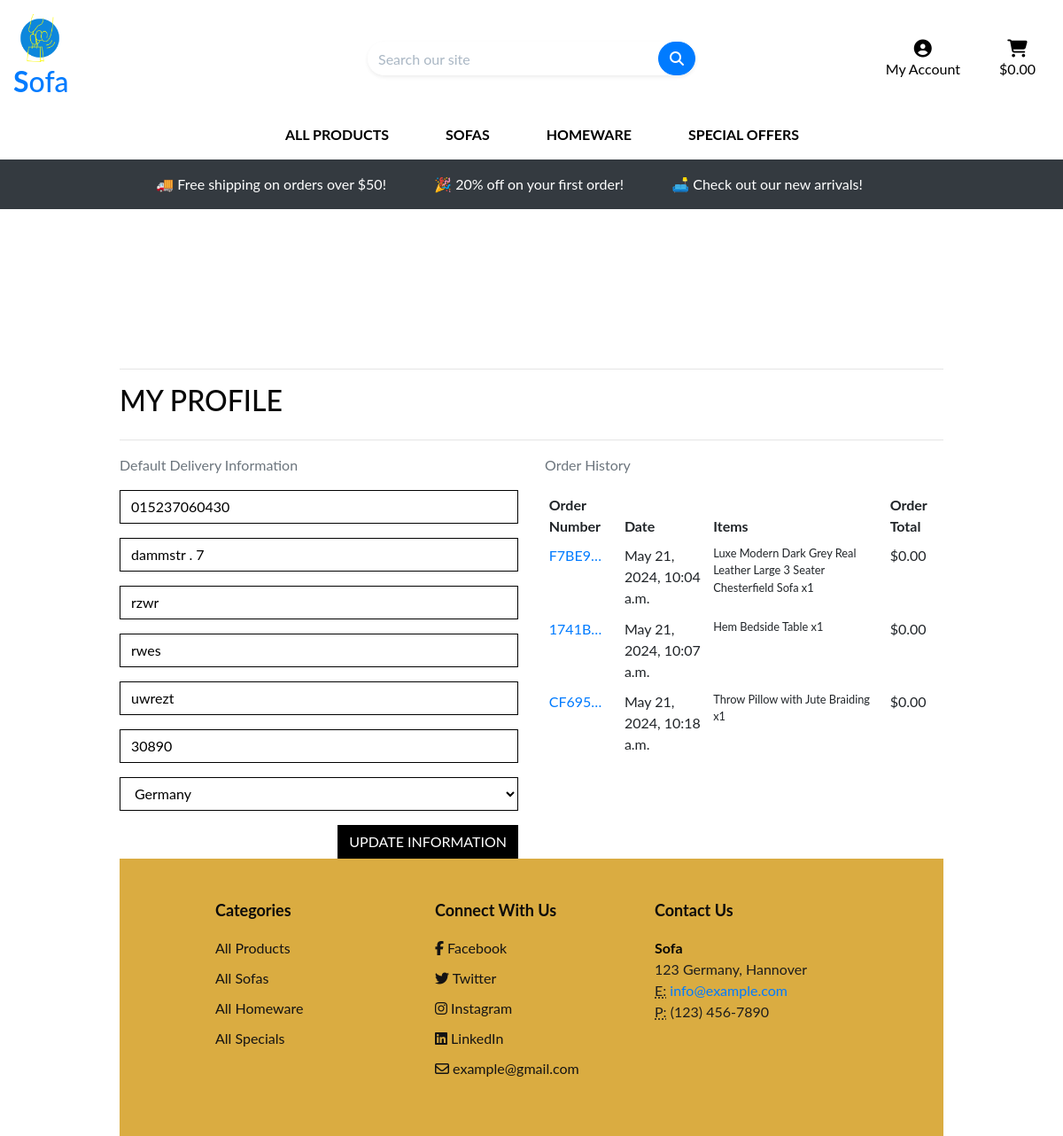
Page /profile/ (signed in) on the earlier database version.
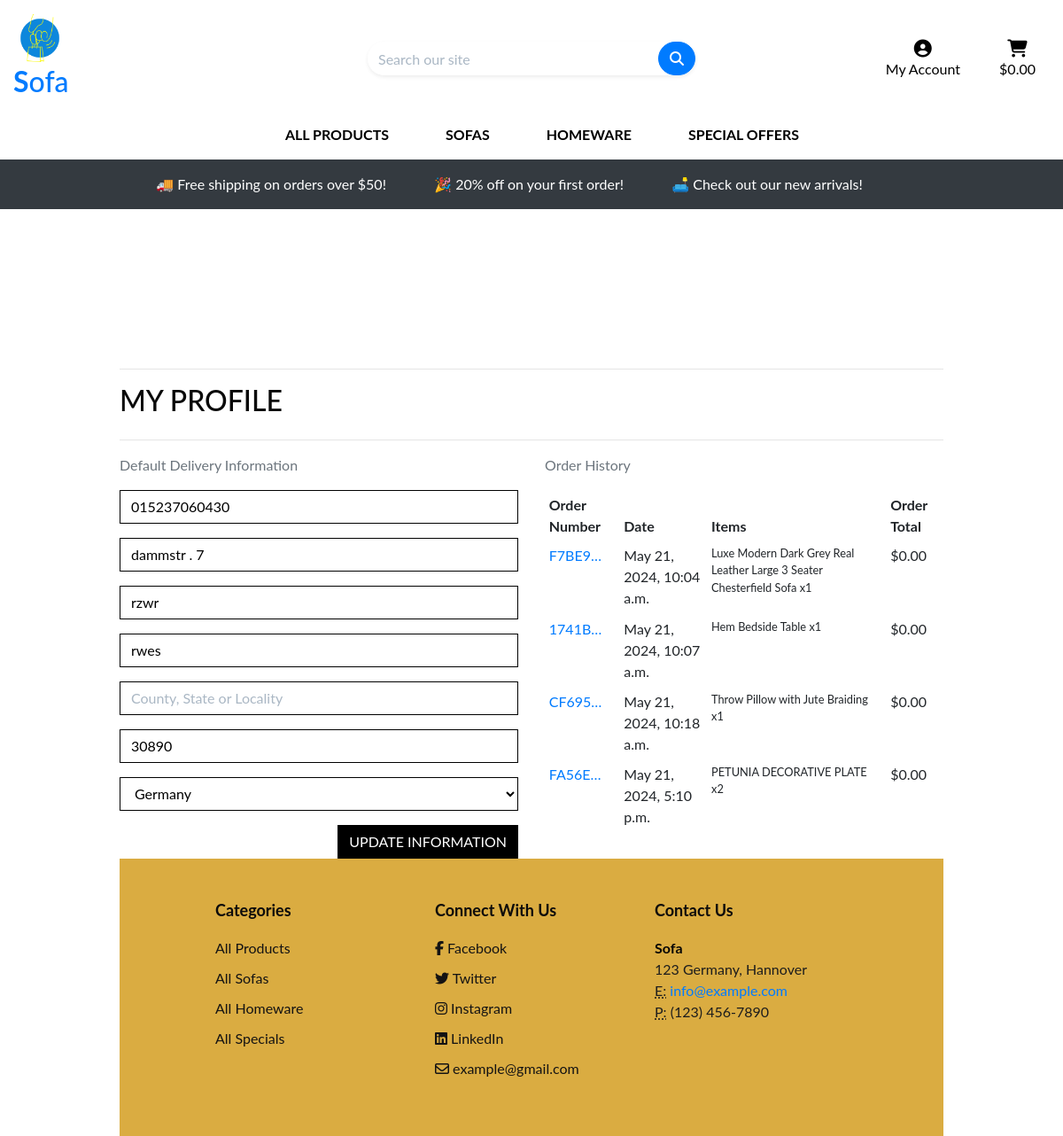
Same page on the later database version.
### profiles/models.py (models this page shows, shortened)
class UserProfile(models.Model):
    user = models.OneToOneField(User, on_delete=models.CASCADE)
    default_phone_number = models.CharField(max_length=20, null=True, blank=True)
    default_street_address1 = models.CharField(max_length=80, null=True, blank=True)
    default_street_address2 = models.CharField(max_length=80, null=True, blank=True)
    default_town_or_city = models.CharField(max_length=40, null=True, blank=True)
    default_county = models.CharField(max_length=80, null=True, blank=True)
    default_postcode = models.CharField(max_length=20, null=True, blank=True)
    default_country = CountryField(blank_label='Country', null=True, blank=True)

### checkout/models.py (models this page shows, shortened)
class Order(models.Model):
    order_number = models.CharField(max_length=32, null=False, editable=False)
    user_profile = models.ForeignKey(UserProfile, on_delete=models.SET_NULL,
                                     null=True, blank=True, related_name='orders')
    full_name = models.CharField(max_length=50, null=False, blank=False)
    email = models.EmailField(max_length=254, null=False, blank=False)
    phone_number = models.CharField(max_length=20, null=False, blank=False)
    country = CountryField(blank_label='Country *', null=False, blank=False)
    postcode = models.CharField(max_length=20, null=True, blank=True)
    town_or_city = models.CharField(max_length=40, null=False, blank=False)
    street_address1 = models.CharField(max_length=80, null=False, blank=False)
    street_address2 = models.CharField(max_length=80, null=True, blank=True)
    county = models.CharField(max_length=80, null=True, blank=True)
    date = models.DateTimeField(auto_now_add=True)
    delivery_cost = models.DecimalField(max_digits=6, decimal_places=2, null=False, default=0)
    order_total = models.DecimalField(max_digits=10, decimal_places=2, null=False, default=0)
    grand_total = models.DecimalField(max_digits=10, decimal_places=2, null=False, default=0)
    original_bag = models.TextField(null=False, blank=False, default='')
    stripe_pid = models.CharField(max_length=254, null=False, blank=False, default='')

class OrderLineItem(models.Model):
    order = models.ForeignKey(Order, null=False, blank=False, on_delete=models.CASCADE, related_name='lineitems')
    product = models.ForeignKey(Product, null=False, blank=False, on_delete=models.CASCADE)
    quantity = models.IntegerField(null=False, blank=False, default=0)
    lineitem_total = models.DecimalField(max_digits=6, decimal_places=2, null=False, blank=False, editable=False)

### products/models.py (models this page shows, shortened)
class Product(models.Model):
    category = models.ForeignKey('Category', null=True, blank=True, on_delete=models.SET_NULL)
    sku = models.CharField(max_length=254, null=True, blank=True)
    name = models.CharField(max_length=254)
    description = models.TextField()
    price = models.DecimalField(max_digits=6, decimal_places=2)
    rating = models.DecimalField(max_digits=6, decimal_places=2, null=True, blank=True)
    image_url = models.URLField(max_length=1024, null=True, blank=True)
    image = models.ImageField(null=True, blank=True)

### profiles/views.py (the view)
# urls.py: path('profile/', include('profiles.urls')),
@login_required
def profile(request):
    profile = get_object_or_404(UserProfile, user=request.user)
    if request.method == 'POST':
        form = UserProfileForm(request.POST, instance=profile)
        if form.is_valid():
            form.save()
            messages.success(request, 'Profile updated successfully')
        else:
            messages.error(request, 'Update failed. Please ensure the form is valid.')
    else:
        form = UserProfileForm(instance=profile)
    orders = profile.orders.all()
    template = 'profiles/profile.html'
    context = {
        'form': form,
        'orders': orders,
        'on_profile_page': True
    }
    return render(request, template, context)

### profiles/templates/profiles/profile.html (shortened to what this page needs)
{% extends "base.html" %}
{% load static %}
{% block extra_css %}
    <link rel="stylesheet" href="{% static 'profiles/css/profile.css' %}">
{% endblock %}
{% block page_header %}
    <div class="container header-container">
    </div>
{% endblock %}
{% block content %}
    <div class="container">
        <div class="row">
            <div class="col">
                <hr>
                <h2 class="logo-font mb-4">My Profile</h2>
                <hr>
            </div>
        </div>
        <div class="row">
            <div class="col-12 col-lg-6">
                <p class="text-muted">Default Delivery Information</p>
                <form class="mt-3" action="{% url 'profile' %}" method="POST" id="profile-update-form">
                    {{ form|crispy }}
                    <button class="btn btn-black rounded-0 text-uppercase float-right">Update Information</button>
                </form>
            </div>
            <div class="col-12 col-lg-6">
                <p class="text-muted">Order History</p>
                <div class="order-history table-responsive">
                    <table class="table table-sm table-borderless">
                        <thead>
                            <tr>
                                <th>Order Number</th>
                                <th>Date</th>
                                <th>Items</th>
                                <th>Order Total</th>
                            </tr>
                        </thead>
                        <tbody>
                            {% for order in orders %}
                                <tr>
                                    <td>
                                        <a href="{% url 'order_history' order.order_number %}"
                                        title="{{ order.order_number }}">
                                            {{ order.order_number|truncatechars:6 }}
                                        </a>
                                    </td>
                                    <td>{{ order.date }}</td>
                                    <td>
                                        <ul class="list-unstyled">
                                            {% for item in order.lineitems.all %}
                                                <li class="small">
                                                    {{ item.product.name }} x{{ item.quantity }}
                                                </li>
                                            {% endfor %}
                                        </ul>
                                    </td>
                                    <td>${{ order.grand_total }}</td>
                                </tr>
                            {% endfor %}
                        </tbody>
                    </table>
                </div>
            </div>
        </div>
{% endblock %}

### templates/base.html (shortened to what this page needs)
{% load static %}
<!doctype html>
<html lang="en">
<head>
    {% block corecss %}
        <link rel="stylesheet" href="https://stackpath.bootstrapcdn.com/bootstrap/4.4.1/css/bootstrap.min.css">
        <link rel="stylesheet" href="{% static 'css/base.css' %}">
    {% endblock %}
    {% block extra_css %}
    {% endblock %}
</head>
<body>
    <header class="container-fluid fixed-top">
        <div id="topnav" class="row bg-white pt-lg-2 d-none d-lg-flex">
            <div class="col-12 col-lg-4 my-auto py-1 py-lg-0 text-center text-lg-left">
                <a href="{% url 'home' %}" class="navbar-brand main-logo-link">
                    <img src="{% static 'images/logo.png' %}" alt=" Logo" width="60" height="60">
                    <h2><strong>S</strong>ofa</h2>
                </a>
            </div>
            <div class="col-12 col-lg-4 my-auto py-1 py-lg-0">
                <form method="GET" action="{% url 'products' %}">
                    <div class="input-group w-100 rounded-pill shadow-sm">
                        <input class="form-control border-0 rounded-pill" type="text" name="q" placeholder="Search our site" aria-label="Search">
                        <div class="input-group-append">
                            <button class="btn btn-primary rounded-pill ml-2" type="submit">
                                <i class="fas fa-search"></i>
                            </button>
                        </div>
                    </div>
                </form>
            </div>
            <div class="col-12 col-lg-4 my-auto py-1 py-lg-0">
                <ul class="list-inline list-unstyled text-center text-lg-right my-0">
                    <li class="list-inline-item dropdown">
                        <a class="text-black nav-link" href="#" id="user-options" data-toggle="dropdown" aria-haspopup="true" aria-expanded="false">
                            <div class="text-center">
                                <div><i class="fas fa-user-circle fa-lg"></i></div>
                                <p class="my-0">My Account</p>
                            </div>
                        </a>
                    </li>
                    <li class="list-inline-item">
                        <a class="{% if grand_total %}text-info font-weight-bold{% else %}text-black{% endif %} nav-link" href="{% url 'view_bag' %}">
                            <div class="text-center">
                                <div><i class="fas fa-shopping-cart fa-lg"></i></div>
                                <p class="my-0">
                                    {% if grand_total %}
                                        ${{ grand_total|floatformat:2 }}
                                    {% else %}
                                        $0.00
                                    {% endif %}
                                </p>
                            </div>
                        </a>
                    </li>
                </ul>
            </div>
        </div>
        <div class="row bg-white">
            <nav class="navbar navbar-expand-lg navbar-light w-100">
                {% include 'includes/main-nav.html' %}
            </nav>
        </div>
        <div id="delivery-banner" class="row text-center py-3 bg-dark text-white">
            <div class="col">
                <div id="banner-messages" class="d-inline-block">
                    <span class="banner-message">🚚 Free shipping on orders over ${{ free_delivery_threshold }}!</span>
                    <span class="banner-message">🎉 20% off on your first order!</span>
                    <span class="banner-message">🛋️ Check out our new arrivals!</span>
                </div>
            </div>
        </div>
    </header>
{% block page_header %}
{% endblock %}
{% block content %}
{% endblock %}
<footer class="footer py-5">
    <div class="container">
        <div class="row">
            <div class="col-md-4">
                <h5>Categories</h5>
                <ul class="list-unstyled">
                    <li><a href="{% url 'products' %}">All Products</a></li>
                    <li><a href="{% url 'products' %}?category=leather_sofas,fabric_sofas,sleeper_sofas">All Sofas</a></li>
                    <li><a href="{% url 'products' %}?category=chairs,tables,accessories">All Homeware</a></li>
                    <li><a href="{% url 'products' %}?category=new_arrivals,deals,clearance">All Specials</a></li>
                </ul>
            </div>
            <div class="col-md-4">
                <h5>Connect With Us</h5>
                <ul class="list-unstyled">
                    <li><a href="//de-de.facebook.com/" class="text-decoration-none"><i class="fab fa-facebook-f"></i> Facebook</a></li>
                    <li><a href="https://twitter.com/?lang=tr" class="text-decoration-none"><i class="fab fa-twitter"></i> Twitter</a></li>
                    <li><a href="https://www.instagram.com/" class="text-decoration-none"><i class="fab fa-instagram"></i> Instagram</a></li>
                    <li><a href="https://www.linkedin.com/feed/" class="text-decoration-none"><i class="fab fa-linkedin"></i> LinkedIn</a></li>
                    <li><a href="mailto:example@gmail.com" class="text-decoration-none"><i class="far fa-envelope"></i> example@gmail.com</a></li>
                </ul>
            </div>
            <div class="col-md-4">
                <h5>Contact Us</h5>
                <address>
                    <strong>Sofa</strong><br>
                    123 Germany, Hannover<br>
                    <abbr title="Email">E:</abbr> <a href="mailto:info@example.com">info@example.com</a><br>
                    <abbr title="Phone">P:</abbr> (123) 456-7890
                </address>
            </div>
        </div>
    </div>
</footer>
</body>
</html>

### templates/includes/main-nav.html (shortened to what this page needs)
<div class="collapse navbar-collapse" id="main-nav">
    <ul class="navbar-nav w-auto mx-auto">
        <li class="nav-item dropdown">
            <a class="logo-font font-weight-bold nav-link text-black mr-5" href="#" id="all-products-link" data-toggle="dropdown" aria-haspopup="true" aria-expanded="false">
                All Products
            </a>
        </li>
        <li class="nav-item dropdown">
            <a class="logo-font font-weight-bold nav-link text-black mr-5" href="#" id="sofas-link" data-toggle="dropdown" aria-haspopup="true" aria-expanded="false">
                Sofas
            </a>
        </li>
        <li class="nav-item dropdown">
            <a class="logo-font font-weight-bold nav-link text-black mr-5" href="#" id="homeware-link" data-toggle="dropdown" aria-haspopup="true" aria-expanded="false">
                Homeware
            </a>
        </li>
        <li class="nav-item dropdown">
            <a class="logo-font font-weight-bold nav-link text-black" href="#" id="specials-link" data-toggle="dropdown" aria-haspopup="true" aria-expanded="false">
                Special Offers
            </a>
        </li>
    </ul>
</div>

Differences in the rows shown:
changed UserProfile "dammstr . 7": default_county "uwrezt" → (not shown)
added Order: order_number "FA56E…", date "May 21, 2024, 5:10 p.m.", grand_total "0.00"
added OrderLineItem: product.name "PETUNIA DECORATIVE PLATE", quantity "2", shown under "FA56E…"
